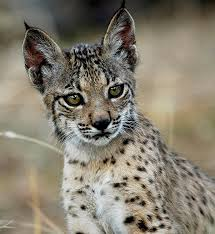
#> input picture examen_final/python/data/lince.jfif, 215 x 234 px, found by its file name
$ jupyter execute examen_final_python.ipynb
#> lines starting #> are read from the running program, lines starting #| are printed output that depends on the picture; after the words box and inside, x2 and y2 are one past the last pixel; in counts of white or black regions, pixels touching at a corner belong together
[cell 1]
import cv2
import matplotlib.pyplot as plt

# Cargar imagen (OpenCV la carga en BGR)
img_bgr = cv2.imread("lince.jfif")
#> img_bgr is the input picture: shape (234, 215, 3); mean B, G, R 111.7, 126.3, 133
img_rgb = cv2.cvtColor(img_bgr, cv2.COLOR_BGR2RGB)

plt.figure(figsize=(6,6))
plt.title("Imagen original (RGB)")
plt.imshow(img_rgb)
plt.axis("off")

Filtros

[cell 2]
#suavizado  y desenfoque
blur = cv2.GaussianBlur(img_rgb, (9,9), 0)
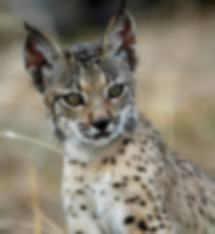
#> blur: shape (234, 215, 3); mean R, G, B 133, 126.3, 111.7

plt.figure(figsize=(6,6))
plt.imshow(blur)

[cell 3]
#Realce de bordes
edges = cv2.Canny(img_bgr, 100, 200)
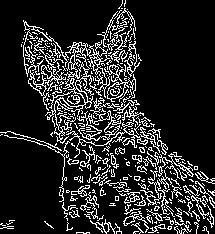
#> edges: shape (234, 215); 15.5% white in thin lines or dots

plt.figure(figsize=(6,6))
plt.imshow(edges, cmap="gray")

[cell 4]
#visualizacion R G B
R = img_rgb[:,:,0]
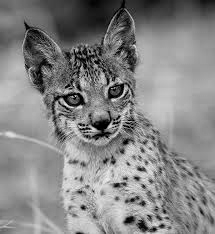
#> R: shape (234, 215); min 0, max 244, mean 133
G = img_rgb[:,:,1]
B = img_rgb[:,:,2]
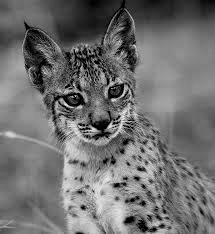
#> B: shape (234, 215); min 0, max 255, mean 111.7

fig, axs = plt.subplots(1,3, figsize=(15,5))
axs[0].imshow(R, cmap="gray"); axs[0].set_title("Canal R"); axs[0].axis("off")
axs[1].imshow(G, cmap="gray"); axs[1].set_title("Canal G"); axs[1].axis("off")
axs[2].imshow(B, cmap="gray"); axs[2].set_title("Canal B"); axs[2].axis("off")
plt.show()

Operaciones morfológicas

[cell 5]
#convertir a escala de grices y binarizar
gray = cv2.cvtColor(img_rgb, cv2.COLOR_RGB2GRAY)
_, binary = cv2.threshold(gray, 127, 255, cv2.THRESH_BINARY)
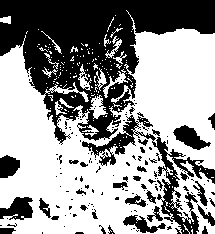
#> binary: shape (234, 215); 58.6% white; 149 black regions (117 under 20 px), largest, box (x1, y1, x2, y2) and area: (0, 0, 215, 145) 14647, (82, 115, 215, 234) 2640, (0, 197, 33, 220) 505
#Erosión
kernel = cv2.getStructuringElement(cv2.MORPH_RECT, (5,5))
erosion = cv2.erode(binary, kernel, iterations=1)
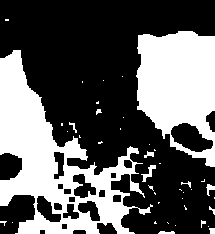
#> erosion: shape (234, 215); 36.8% white; 42 white regions (30 under 20 px), largest, box (x1, y1, x2, y2) and area: (0, 50, 153, 234) 10576, (136, 31, 215, 167) 7445, (141, 165, 156, 182) 89

plt.imshow(erosion, cmap="gray")

[cell 6]
#dilatación
dilation = cv2.dilate(binary, kernel, iterations=1)
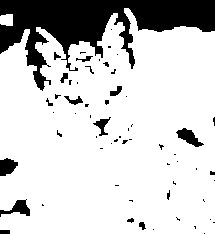
#> dilation: shape (234, 215); 80.9% white; 61 black regions (46 under 20 px), largest, box (x1, y1, x2, y2) and area: (0, 0, 215, 91) 8064, (176, 128, 204, 147) 246, (0, 199, 30, 217) 238

plt.imshow(dilation, cmap="gray")

[cell 7]
#Comparación
fig, axs = plt.subplots(1,3, figsize=(15,5))
axs[0].imshow(binary, cmap="gray"); axs[0].set_title("Original binaria"); axs[0].axis("off")
axs[1].imshow(erosion, cmap="gray"); axs[1].set_title("Erosión"); axs[1].axis("off")
axs[2].imshow(dilation, cmap="gray"); axs[2].set_title("Dilatación"); axs[2].axis("off")
plt.show()
